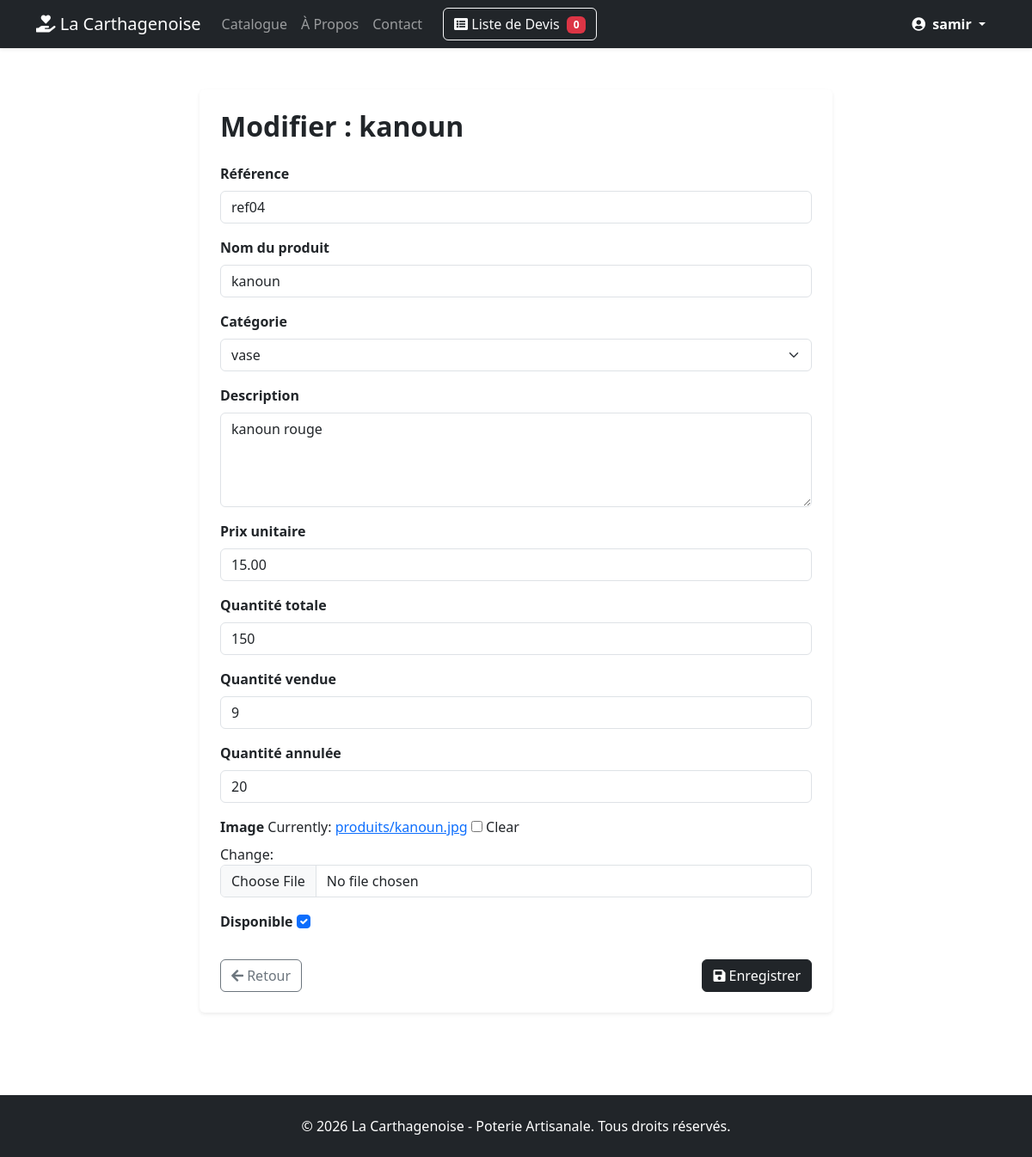
The app's page /gestion/produits/4/modifier/ (signed in), older data.
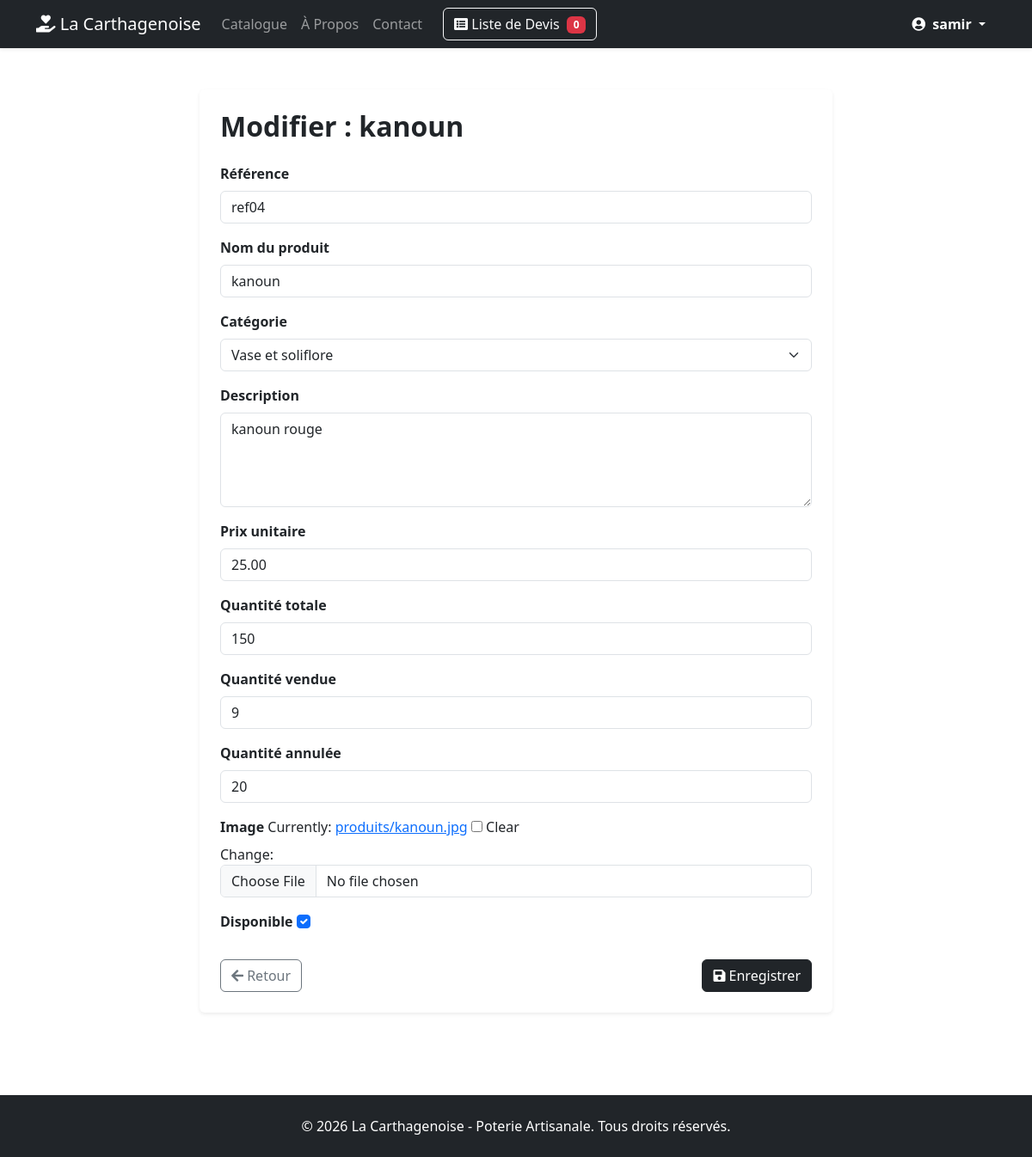
The same page, newer data.
### catalogue/models.py (models this page shows, shortened)
class Produit(models.Model):
    categorie = models.ForeignKey(
        Categorie,
        on_delete=models.CASCADE,
        related_name='produits',
        verbose_name="Catégorie",
    )
    reference = models.CharField(max_length=50, unique=True, verbose_name="Référence")
    nom = models.CharField(max_length=200, verbose_name="Nom du produit")
    description = models.TextField(verbose_name="Description")
    prix = models.DecimalField(
        max_digits=10,
        decimal_places=2,
        null=True,
        blank=True,
        verbose_name="Prix unitaire",
    )
    image = models.ImageField(
        upload_to='produits/',
        null=True,
        blank=True,
        verbose_name="Image",
    )
    quantite_totale = models.PositiveIntegerField(
        default=0, verbose_name="Quantité totale"
    )
    quantite_vendue = models.PositiveIntegerField(
        default=0, verbose_name="Quantité vendue"
    )
    quantite_annulee = models.PositiveIntegerField(
        default=0, verbose_name="Quantité annulée"
    )
    disponible = models.BooleanField(default=True, verbose_name="Disponible")
    date_creation = models.DateTimeField(auto_now_add=True)
    class Meta:
        verbose_name = "Produit"
        verbose_name_plural = "Produits"
        ordering = ['-date_creation']

### catalogue/views.py (the view)
@staff_member_required(login_url='utilisateur:login')
def modifier_produit(request, produit_id):
    produit = get_object_or_404(Produit, id=produit_id)
    if request.method == 'POST':
        form = ProduitForm(request.POST, request.FILES, instance=produit)
        if form.is_valid():
            produit = form.save()
            messages.success(
                request, f"Le produit '{produit.nom}' a été mis à jour.")
            return redirect('catalogue:admin_produits')
    else:
        form = ProduitForm(instance=produit)
    context = {
        'form': form,
        'produit': produit,
        'titre': f'Modifier : {produit.nom}',
        'bouton_texte': 'Mettre à jour',
    }
    return render(request, 'catalogue/form_produit.html', context)

### catalogue/models.py (called while the page is built)
    def __str__(self):
        return self.nom

### devis/templatetags/devis_extras.py (called while the page is built)
@register.simple_tag(takes_context=True)
def devis_count(context):
    request = context['request']
    devis_panier = request.session.get(DEVIS_SESSION_KEY)
    if devis_panier:
        return len(devis_panier)
    return 0

### catalogue/templates/catalogue/form_produit.html (shortened to what this page needs)
{% extends 'base.html' %}
{% block content %}
<div class="row justify-content-center my-4">
    <div class="col-md-8">
        <div class="card shadow-sm border-0">
            <div class="card-body p-4">
                <h2 class="fw-bold mb-4">{{ titre }}</h2>
                <form method="post" enctype="multipart/form-data">
                    {% for field in form %}
                        <div class="mb-3">
                            <label for="{{ field.id_for_label }}" class="form-label fw-bold">{{ field.label }}</label>
                            {{ field }}
                        </div>
                    {% endfor %}
                    <div class="d-flex justify-content-between mt-4">
                        <a href="{% url 'catalogue:admin_produits' %}" class="btn btn-outline-secondary">
                            <i class="fas fa-arrow-left"></i> Retour
                        </a>
                        <button type="submit" class="btn btn-dark">
                            <i class="fas fa-save"></i> Enregistrer
                        </button>
                    </div>
                </form>
            </div>
        </div>
    </div>
</div>
{% endblock %}

Row changes from the older to the newer data that the page shows:
changed Produit "ref04": categorie "vase" → "Vase et soliflore"; prix "15.00" → "25.00"
